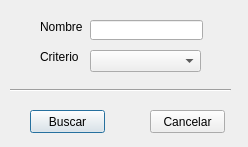
<?xml version="1.0" encoding="UTF-8"?>
<ui version="4.0">
 <class>dialog</class>
 <widget class="QDialog" name="dialog">
  <property name="geometry">
   <rect>
    <x>0</x>
    <y>0</y>
    <width>248</width>
    <height>147</height>
   </rect>
  </property>
  <property name="windowTitle">
   <string>Buscar Producto</string>
  </property>
  <widget class="QLabel" name="lblNombre">
   <property name="geometry">
    <rect>
     <x>40</x>
     <y>20</y>
     <width>47</width>
     <height>13</height>
    </rect>
   </property>
   <property name="text">
    <string>Nombre</string>
   </property>
  </widget>
  <widget class="QLineEdit" name="ipt_nombre">
   <property name="geometry">
    <rect>
     <x>90</x>
     <y>20</y>
     <width>113</width>
     <height>20</height>
    </rect>
   </property>
  </widget>
  <widget class="QComboBox" name="cmb_buscar">
   <property name="geometry">
    <rect>
     <x>90</x>
     <y>50</y>
     <width>111</width>
     <height>22</height>
    </rect>
   </property>
  </widget>
  <widget class="QLabel" name="label">
   <property name="geometry">
    <rect>
     <x>40</x>
     <y>50</y>
     <width>47</width>
     <height>13</height>
    </rect>
   </property>
   <property name="text">
    <string>Criterio </string>
   </property>
  </widget>
  <widget class="Line" name="line">
   <property name="geometry">
    <rect>
     <x>10</x>
     <y>80</y>
     <width>221</width>
     <height>20</height>
    </rect>
   </property>
   <property name="orientation">
    <enum>Qt::Horizontal</enum>
   </property>
  </widget>
  <widget class="QPushButton" name="btn_buscar">
   <property name="geometry">
    <rect>
     <x>30</x>
     <y>110</y>
     <width>75</width>
     <height>23</height>
    </rect>
   </property>
   <property name="text">
    <string>Buscar</string>
   </property>
  </widget>
  <widget class="QPushButton" name="btn_cancelar">
   <property name="geometry">
    <rect>
     <x>150</x>
     <y>110</y>
     <width>75</width>
     <height>23</height>
    </rect>
   </property>
   <property name="text">
    <string>Cancelar</string>
   </property>
  </widget>
 </widget>
 <resources/>
 <connections/>
</ui>
